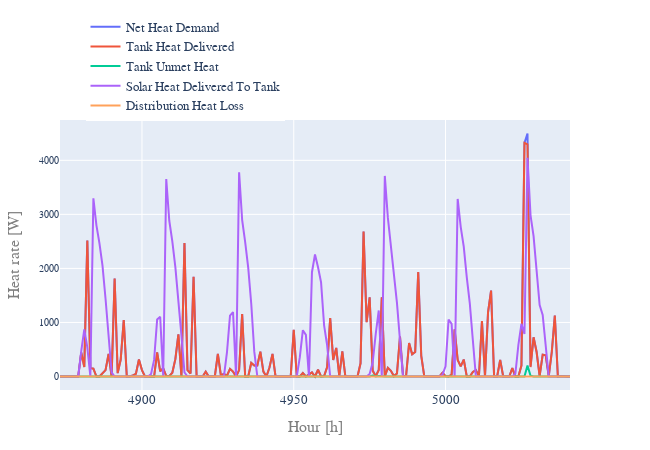

Notebook code for this chart:
### Code cell
print('month, day, hour:\nData starts at', ts_res_indiv_new_cold.loc[first_hour, ['month','day', 'hour']].transpose().values, 'and ends at',
ts_res_indiv_new_cold.loc[last_hour, ['month','day', 'hour']].transpose().values)

# title = 'Individual SWH New' + ', Climate Zone ' + str(int(cold_cz))

fig = Plot(data_headers = [r['q_dem'], r['q_del_tank'],r['q_unmet_tank'],r['q_del_sol'],r['q_dist_loss']], \
                 outpath = '', save_image = False, title = '', 
                 label_h = 'Hour [h]', label_v = 'Heat rate [W]',\
                 legend = True, duration_curve = False, margin_l = m_l, margin_b = m_b,\
                 notebook_mode = True, width = w, height = h, fontsize = f, legend_x = 0.05, legend_y = 1.4).\
            series(ts_res_indiv_new_cold.loc[first_hour : last_hour,\
                [r['q_dem'], r['q_del_tank'],r['q_unmet_tank'],r['q_del_sol'],r['q_dist_loss']]], \
                 outfile = '', modes = 'lines')

### Figure 1 — Plotly figure (JSON) as saved in the notebook; plotly's stock layout.template omitted (floating-point values rounded to 4 significant figures; data arrays with more than 128 entries replaced by an {"elided": "..."} marker saying what was removed)
{"data": [{"mode": "lines", "name": "Net Heat Demand", "type": "scatter", "x": {"elided": "169 int values"}, "y": {"elided": "169 float values"}}, {"mode": "lines", "name": "Tank Heat Delivered", "type": "scatter", "x": {"elided": "169 int values"}, "y": {"elided": "169 float values"}}, {"mode": "lines", "name": "Tank Unmet Heat", "type": "scatter", "x": {"elided": "169 int values"}, "y": {"elided": "169 float values"}}, {"mode": "lines", "name": "Solar Heat Delivered To Tank", "type": "scatter", "x": {"elided": "169 int values"}, "y": {"elided": "169 float values"}}, {"mode": "lines", "name": "Distribution Heat Loss", "type": "scatter", "x": {"elided": "169 int values"}, "y": {"elided": "169 int values"}}], "layout": {"font": {"family": "arial", "size": 16}, "height": 450, "legend": {"font": {"family": "arial", "size": 12.8}, "x": 0.05, "y": 1.4}, "margin": {"b": 60, "l": 60}, "showlegend": true, "title": {"font": {"family": "arial", "size": 16}, "text": ""}, "width": 650, "xaxis": {"tickfont": {"size": 12.8}, "title": {"font": {"color": "#7f7f7f", "size": 16}, "text": "Hour [h]"}}, "yaxis": {"tickfont": {"size": 9.6}, "title": {"font": {"color": "#7f7f7f", "size": 16}, "text": "Heat rate [W]"}}}}
